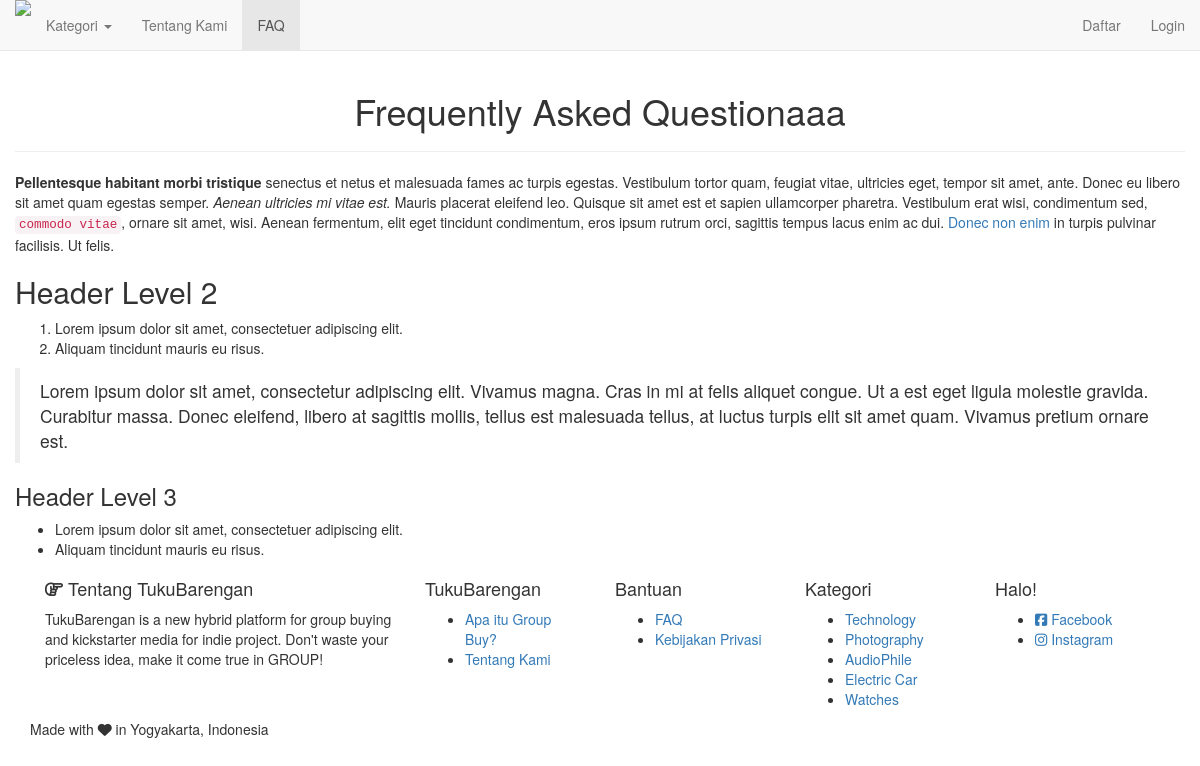
Screenshot of /hal.php?slug=faq with the database file from the repository.
### tables this page shows
CREATE TABLE `halaman` (
  `id` int(11) unsigned NOT NULL AUTO_INCREMENT,
  `slug` varchar(100) NOT NULL DEFAULT '',
  `judul` varchar(100) NOT NULL DEFAULT '',
  `isi` text,
  PRIMARY KEY (`id`),
  UNIQUE KEY `slug` (`slug`)
);

CREATE TABLE `kategori` (
  `id` int(11) unsigned NOT NULL AUTO_INCREMENT,
  `slug` varchar(100) NOT NULL DEFAULT '',
  `judul` varchar(100) NOT NULL DEFAULT '',
  PRIMARY KEY (`id`)
);

### MysqliDb.php (called while the page is built, shortened)
<?php
class MysqliDb
{
    public static $prefix = '';
    protected $_mysqli;
    protected $_query;
    protected $_queryOptions = array();
    protected $_orderBy = array();
    protected $_groupBy = array();
    protected $_bindParams = array('');
    protected $host;
    protected $_username;
    protected $_password;
    protected $db;
    protected $port;
    protected $charset;
    public $returnType = 'array';
    protected $_nestJoin = false;
    private $_tableName = '';
    protected $_mapKey = null;
    public function __construct($host = null, $username = null, $password = null, $db = null, $port = null, $charset = 'utf8')
    {
        $isSubQuery = false;
        if (is_object($host)) {
            $this->_mysqli = $host;
        } else {
            $this->host = $host;
        }
        $this->_username = $username;
        $this->_password = $password;
        $this->db = $db;
        $this->port = $port;
        $this->charset = $charset;
    }
    public function connect()
    {
        $this->_mysqli = new mysqli($this->host, $this->_username, $this->_password, $this->db, $this->port);
        if ($this->charset) {
            $this->_mysqli->set_charset($this->charset);
        }
    }
    public function mysqli()
    {
        return $this->_mysqli;
    }
    protected function reset()
    {
        $this->_orderBy = array();
        $this->_groupBy = array();
        $this->_bindParams = array('');
        $this->_query = null;
        $this->_queryOptions = array();
        $this->returnType = 'array';
        $this->_nestJoin = false;
        $this->_forUpdate = false;
        $this->_lockInShareMode = false;
        $this->_tableName = '';
        $this->_updateColumns = null;
        $this->_mapKey = null;
    }
    public function objectBuilder()
    {
        $this->returnType = 'object';
        return $this;
    }
    public function get($tableName, $numRows = null, $columns = '*')
    {
        $column = is_array($columns) ? implode(', ', $columns) : $columns;
        if (strpos($tableName, '.') === false) {
            $this->_tableName = self::$prefix . $tableName;
        } else {
            $this->_tableName = $tableName;
        }
        $this->_query = 'SELECT ' . implode(' ', $this->_queryOptions) . ' ' .
            $column . " FROM " . $this->_tableName;
        $stmt = $this->_buildQuery($numRows);
        $stmt->execute();
        $res = $this->_dynamicBindResults($stmt);
        return $res;
    }
    public function getOne($tableName, $columns = '*')
    {
        $res = $this->get($tableName, 1, $columns);
        if ($res instanceof MysqliDb) {
            return $res;
        } elseif (is_array($res) && isset($res[0])) {
            return $res[0];
        } elseif ($res) {
            return $res;
        }
        return null;
    }
    protected function _determineType($item)
    {
        switch (gettype($item)) {
            case 'NULL':
            case 'string':
                return 's';
                break;
        }
        return '';
    }
    protected function _bindParam($value)
    {
        $this->_bindParams[0] .= $this->_determineType($value);
        array_push($this->_bindParams, $value);
    }
    protected function _buildPair($operator, $value)
    {
        if (!is_object($value)) {
            return ' ' . $operator . ' ? ';
        }
        $subQuery = $value->getSubQuery();
        return " " . $operator . " (" . $subQuery['query'] . ") " . $subQuery['alias'];
    }
    protected function _buildQuery($numRows = null, $tableData = null)
    {
        $stmt = $this->_prepareQuery();
        if (count($this->_bindParams) > 1) {
            call_user_func_array(array($stmt, 'bind_param'), $this->refValues($this->_bindParams));
        }
        return $stmt;
    }
    protected function _dynamicBindResults(mysqli_stmt $stmt)
    {
        $parameters = array();
        $results = array();
        $mysqlLongType = 252;
        $shouldStoreResult = false;
        $meta = $stmt->result_metadata();
        $row = array();
        while ($field = $meta->fetch_field()) {
            if ($field->type == $mysqlLongType) {
                $shouldStoreResult = true;
            }
            if ($this->_nestJoin && $field->table != $this->_tableName) {
                $field->table = substr($field->table, strlen(self::$prefix));
                $row[$field->table][$field->name] = null;
                $parameters[] = & $row[$field->table][$field->name];
            } else {
                $row[$field->name] = null;
                $parameters[] = & $row[$field->name];
            }
        }
        if ($shouldStoreResult) {
            $stmt->store_result();
        }
        call_user_func_array(array($stmt, 'bind_result'), $parameters);
        while ($stmt->fetch()) {
            if ($this->returnType == 'object') {
                $result = new stdClass ();
                foreach ($row as $key => $val) {
                    if (is_array($val)) {
                        $result->$key = new stdClass ();
                        foreach ($val as $k => $v) {
                            $result->$key->$k = $v;
                        }
                    } else {
                        $result->$key = $val;
                    }
                }
            }
            if ($this->_mapKey) {
                $results[$row[$this->_mapKey]] = count($row) > 2 ? $result : end($result);
            } else {
                array_push($results, $result);
            }
        }
        return $results;
    }
    protected function _buildCondition($operator, &$conditions)
    {
        if (empty($conditions)) {
            return;
        }
        $this->_query .= ' ' . $operator;
        foreach ($conditions as $cond) {
            list ($concat, $varName, $operator, $val) = $cond;
            $this->_query .= " " . $concat . " " . $varName;
            switch (strtolower($operator)) {
                default:
                    if (is_array($val)) {
                        $this->_bindParams($val);
                    } elseif ($val === null) {
                        $this->_query .= ' ' . $operator . " NULL";
                    } elseif ($val != 'DBNULL' || $val == '0') {
                        $this->_query .= $this->_buildPair($operator, $val);
                    }
            }
        }
    }
    protected function _buildGroupBy()
    {
        if (empty($this->_groupBy)) {
            return;
        }
        $this->_query .= " GROUP BY ";
        $this->_query = rtrim($this->_query, ', ') . " ";
    }
    protected function _buildOrderBy()
    {
        if (empty($this->_orderBy)) {
            return;
        }
        $this->_query .= " ORDER BY ";
        $this->_query = rtrim($this->_query, ', ') . " ";
    }
    protected function _buildLimit($numRows)
    {
        if (!isset($numRows)) {
            return;
        }
        if (is_array($numRows)) {
            $this->_query .= ' LIMIT ' . (int) $numRows[0] . ', ' . (int) $numRows[1];
        } else {
            $this->_query .= ' LIMIT ' . (int) $numRows;
        }
    }
    protected function _prepareQuery()
    {
        if (!$stmt = $this->mysqli()->prepare($this->_query)) {
            $msg = $this->mysqli()->error . " query: " . $this->_query;
            $num = $this->mysqli()->errno;
            $this->reset();
            throw new Exception($msg, $num);
        }
        return $stmt;
    }
    protected function refValues(array &$arr)
    {
        if (strnatcmp(phpversion(), '5.3') >= 0) {
            $refs = array();
            foreach ($arr as $key => $value) {
                $refs[$key] = & $arr[$key];
            }
            return $refs;
        }
        return $arr;
    }
    protected function replacePlaceHolders($str, $vals)
    {
        $i = 1;
        $newStr = "";
        while ($pos = strpos($str, "?")) {
            $val = $vals[$i++];
            $newStr .= substr($str, 0, $pos) . "'" . $val . "'";
            $str = substr($str, $pos + 1);
        }
        $newStr .= $str;
        return $newStr;
    }
}

### hal.php (the view, shortened to what this page needs)
<?php
include('layout/header.php');
if (isset($_GET['slug'])) {
	$db->where('slug', $_GET['slug']);
	$data_halaman = $db->ObjectBuilder()->getOne('halaman');
}
?>
<div class="row" data-animation="hierarchical-display">
	<div class="text-center">
		<h1><?php echo $data_halaman->judul; ?></h1>
	</div>
	<hr>
	<p><?php echo $data_halaman->isi; ?></p>
</div>
<?php include('layout/footer.php'); ?>

### layout/footer.php (shortened to what this page needs)
   </div>
  <div class="container-fluid kaki">
    <div class="container">
      <div class="col-md-4">
        <h4 class="h4"><i class="fa fa-hand-o-right" aria-hidden="true"></i> Tentang TukuBarengan <span class="label label-gbid">BETA</span></h4>
        <p>TukuBarengan is a new hybrid platform for group buying and kickstarter media for indie project. Don't waste your priceless idea, make it come true in GROUP!</p>
      </div>
      <div class="col-md-2">
        <h3 class="h4">TukuBarengan</h3>
       <ul>
          <li><a href="<?php echo base_url; ?>/hal/apa-itu-groupbuy">Apa itu Group Buy?</a></li>
          <li><a href="<?php echo base_url; ?>/hal/tentang-kami">Tentang Kami</a></li>
        </ul>
      </div>
      <div class="col-md-2">
        <h3 class="h4">Bantuan</h3>
        <ul>
          <li><a href="<?php echo base_url; ?>/hal/faq">FAQ</a></li>
          <li><a href="<?php echo base_url; ?>/hal/kebijakan-privasi">Kebijakan Privasi</a></li>
        </ul>
      </div>
      <div class="col-md-2">
        <h3 class="h4">Kategori</h3>
       <ul>
           <?php foreach ($base_kategori as $kategori): ?>
            <li><a href="<?php echo base_url; ?>/kategori/<?php echo $kategori->slug; ?>"><?php echo $kategori->judul; ?></a></li>
          <?php endforeach ?>
        </ul>
      </div>
      <div class="col-md-2">
        <h5 class="h4">Halo!</h5>
        <ul>
          <li><a href="https://web.facebook.com/groupbuyid/"><i class="fa fa-facebook-square" aria-hidden="true"></i> Facebook</a></li>
          <li><a href="https://www.instagram.com/groupbuyid/"><i class="fa fa-instagram" aria-hidden="true"></i> Instagram</a></li>
        </ul>
      </div>
    </div>
  </div>
  <div class="container-fluid madewith">
    <div class="container">
      Made with <i class="fa fa-heart" aria-hidden="true"></i> in Yogyakarta, Indonesia
    </div>
  </div>
      <link rel="stylesheet" type="text/css" href="<?php echo base_url; ?>/assets/css/datatable.css">
      <link rel="stylesheet" type="text/css" href="<?php echo base_url; ?>/assets/css/zmd.hierarchical-display.min.css">
  </body>
</html>

### rows the page displays
halaman: judul "Frequently Asked Questionaaa", isi "Pellentesque habitant morbi tristique senectus et netus et malesuada fames ac turpis egestas. Vestibulum tortor quam, feugiat vitae, ultricies eget, tempor sit amet, ante. Donec eu libero sit amet quam egestas semper. Aenean ultricies mi vitae est. Mauris placerat eleifend leo. Quisque sit amet est et sapien ullamcorper pharetra. Vestibulum erat wisi, condimentum sed, commodo vitae , ornare sit amet, wisi. Aenean fermentum, elit eget tincidunt condimentum, eros ipsum rutrum orci, sagittis tempus lacus enim ac dui. Donec non enim in turpis pulvinar facilisis. Ut felis. Header Level 2 Lorem ipsum dolor sit amet, consectetuer adipiscing elit. Aliquam tincidunt mauris eu risus. Lorem ipsum…"
kategori: judul "Technology"
kategori: judul "Photography"
kategori: judul "AudioPhile"
kategori: judul "Electric Car"
kategori: judul "Watches"
